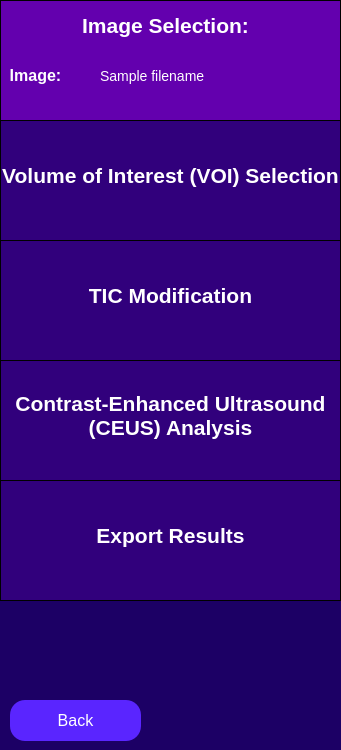
     <widget class="QWidget" name="sidebar" native="true">
      <property name="minimumSize">
       <size>
        <width>341</width>
        <height>749</height>
       </size>
      </property>
      <property name="maximumSize">
       <size>
        <width>341</width>
        <height>16777215</height>
       </size>
      </property>
      <property name="toolTip">
       <string>&lt;html&gt;&lt;head/&gt;&lt;body&gt;&lt;p&gt;&lt;br/&gt;&lt;/p&gt;&lt;/body&gt;&lt;/html&gt;</string>
      </property>
      <property name="styleSheet">
       <string notr="true">QWidget {
	background-color: rgb(28, 0, 101);
}</string>
      </property>
      <widget class="QFrame" name="imageSelectionSidebar">
       <property name="geometry">
        <rect>
         <x>0</x>
         <y>0</y>
         <width>341</width>
         <height>121</height>
        </rect>
       </property>
       <property name="styleSheet">
        <string notr="true">QFrame {
	background-color: rgb(99, 0, 174);
	border: 1px solid black;
}</string>
       </property>
       <property name="frameShape">
        <enum>QFrame::StyledPanel</enum>
       </property>
       <property name="frameShadow">
        <enum>QFrame::Raised</enum>
       </property>
       <widget class="QLabel" name="imageSelectionLabelSidebar">
        <property name="geometry">
         <rect>
          <x>70</x>
          <y>0</y>
          <width>191</width>
          <height>51</height>
         </rect>
        </property>
        <property name="styleSheet">
         <string notr="true">QLabel {
	font-size: 21px;
	color: rgb(255, 255, 255);
	background-color: rgba(255, 255, 255, 0);
	border: 0px;
	font-weight: bold;
}</string>
        </property>
        <property name="text">
         <string>Image Selection:</string>
        </property>
        <property name="alignment">
         <set>Qt::AlignCenter</set>
        </property>
       </widget>
       <widget class="QLabel" name="imageLabel">
        <property name="geometry">
         <rect>
          <x>-60</x>
          <y>50</y>
          <width>191</width>
          <height>51</height>
         </rect>
        </property>
        <property name="styleSheet">
         <string notr="true">QLabel {
	font-size: 16px;
	color: rgb(255, 255, 255);
	background-color: rgba(255, 255, 255, 0);
	border: 0px;
	font-weight: bold;
}</string>
        </property>
        <property name="text">
         <string>Image:</string>
        </property>
        <property name="alignment">
         <set>Qt::AlignCenter</set>
        </property>
       </widget>
       <widget class="QLabel" name="imageFilenameDisplay">
        <property name="geometry">
         <rect>
          <x>100</x>
          <y>50</y>
          <width>241</width>
          <height>51</height>
         </rect>
        </property>
        <property name="styleSheet">
         <string notr="true">QLabel {
	font-size: 14px;
	color: rgb(255, 255, 255);
	background-color: rgba(255, 255, 255, 0);
	border: 0px;
}</string>
        </property>
        <property name="text">
         <string>Sample filename </string>
        </property>
        <property name="alignment">
         <set>Qt::AlignLeading|Qt::AlignLeft|Qt::AlignVCenter</set>
        </property>
       </widget>
      </widget>
      <widget class="QFrame" name="roiSidebar">
       <property name="geometry">
        <rect>
         <x>0</x>
         <y>120</y>
         <width>341</width>
         <height>121</height>
        </rect>
       </property>
       <property name="styleSheet">
        <string notr="true">QFrame {
	background-color: rgb(49, 0, 124);
	border: 1px solid black;
}</string>
       </property>
       <property name="frameShape">
        <enum>QFrame::StyledPanel</enum>
       </property>
       <property name="frameShadow">
        <enum>QFrame::Raised</enum>
       </property>
       <widget class="QLabel" name="roiSidebarLabel">
        <property name="geometry">
         <rect>
          <x>0</x>
          <y>30</y>
          <width>341</width>
          <height>51</height>
         </rect>
        </property>
        <property name="styleSheet">
         <string notr="true">QLabel {
	font-size: 21px;
	color: rgb(255, 255, 255);
	background-color: rgba(255, 255, 255, 0);
	border: 0px;
	font-weight: bold;
}</string>
        </property>
        <property name="text">
         <string>Volume of Interest (VOI) Selection</string>
        </property>
        <property name="alignment">
         <set>Qt::AlignCenter</set>
        </property>
       </widget>
      </widget>
      <widget class="QFrame" name="rfAnalysisSidebar">
       <property name="geometry">
        <rect>
         <x>0</x>
         <y>480</y>
         <width>341</width>
         <height>121</height>
        </rect>
       </property>
       <property name="styleSheet">
        <string notr="true">QFrame {
	background-color:  rgb(49, 0, 124);
	border: 1px solid black;
}</string>
       </property>
       <property name="frameShape">
        <enum>QFrame::StyledPanel</enum>
       </property>
       <property name="frameShadow">
        <enum>QFrame::Raised</enum>
       </property>
       <widget class="QLabel" name="rfAnalysisLabel">
        <property name="geometry">
         <rect>
          <x>0</x>
          <y>30</y>
          <width>341</width>
          <height>51</height>
         </rect>
        </property>
        <property name="styleSheet">
         <string notr="true">QLabel {
	font-size: 21px;
	color: rgb(255, 255, 255);
	background-color: rgba(255, 255, 255, 0);
	border: 0px;
	font-weight: bold;
}</string>
        </property>
        <property name="text">
         <string>Export Results</string>
        </property>
        <property name="alignment">
         <set>Qt::AlignCenter</set>
        </property>
       </widget>
      </widget>
      <widget class="QFrame" name="ticAnalysisSidebar">
       <property name="geometry">
        <rect>
         <x>0</x>
         <y>360</y>
         <width>341</width>
         <height>121</height>
        </rect>
       </property>
       <property name="styleSheet">
        <string notr="true">QFrame {
	background-color:  rgb(49, 0, 124);
	border: 1px solid black;
}</string>
       </property>
       <property name="frameShape">
        <enum>QFrame::StyledPanel</enum>
       </property>
       <property name="frameShadow">
        <enum>QFrame::Raised</enum>
       </property>
       <widget class="QLabel" name="ticAnalysisLabel">
        <property name="geometry">
         <rect>
          <x>0</x>
          <y>30</y>
          <width>341</width>
          <height>51</height>
         </rect>
        </property>
        <property name="styleSheet">
         <string notr="true">QLabel {
	font-size: 21px;
	color: rgb(255, 255, 255);
	background-color: rgba(255, 255, 255, 0);
	border: 0px;
	font-weight: bold;
}</string>
        </property>
        <property name="text">
         <string>Contrast-Enhanced Ultrasound
(CEUS) Analysis</string>
        </property>
        <property name="alignment">
         <set>Qt::AlignCenter</set>
        </property>
       </widget>
      </widget>
      <widget class="QFrame" name="analysisParamsSidebar">
       <property name="geometry">
        <rect>
         <x>0</x>
         <y>240</y>
         <width>341</width>
         <height>121</height>
        </rect>
       </property>
       <property name="styleSheet">
        <string notr="true">QFrame {
	background-color: rgb(49, 0, 124);
	border: 1px solid black;
}</string>
       </property>
       <property name="frameShape">
        <enum>QFrame::StyledPanel</enum>
       </property>
       <property name="frameShadow">
        <enum>QFrame::Raised</enum>
       </property>
       <widget class="QLabel" name="analysisParamsLabel">
        <property name="geometry">
         <rect>
          <x>0</x>
          <y>30</y>
          <width>341</width>
          <height>51</height>
         </rect>
        </property>
        <property name="styleSheet">
         <string notr="true">QLabel {
	font-size: 21px;
	color: rgb(255, 255, 255);
	background-color: rgba(255, 255, 255, 0);
	border: 0px;
	font-weight:bold;
}</string>
        </property>
        <property name="text">
         <string>TIC Modification</string>
        </property>
        <property name="alignment">
         <set>Qt::AlignCenter</set>
        </property>
       </widget>
      </widget>
      <widget class="QPushButton" name="backButton">
       <property name="geometry">
        <rect>
         <x>10</x>
         <y>700</y>
         <width>131</width>
         <height>41</height>
        </rect>
       </property>
       <property name="styleSheet">
        <string notr="true">QPushButton {
	color: white;
	font-size: 16px;
	background: rgb(90, 37, 255);
	border-radius: 15px;
}</string>
       </property>
       <property name="text">
        <string>Back</string>
       </property>
      </widget>
     </widget>
